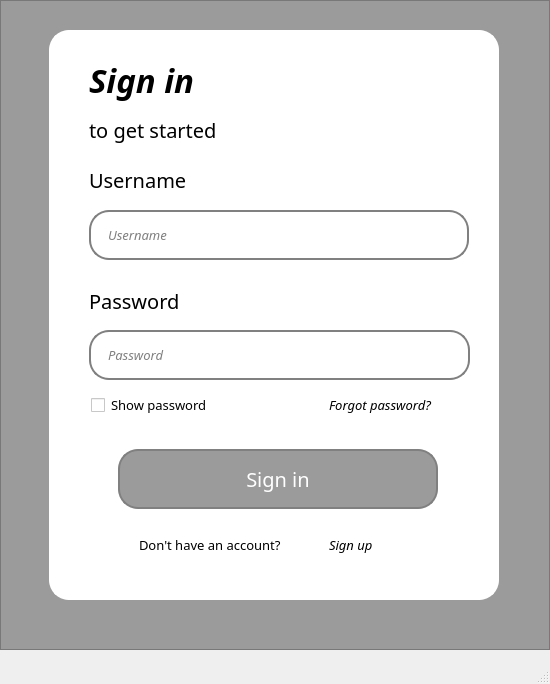
<?xml version="1.0" encoding="UTF-8"?>
<ui version="4.0">
 <class>MainWindow</class>
 <widget class="QMainWindow" name="MainWindow">
  <property name="geometry">
   <rect>
    <x>0</x>
    <y>0</y>
    <width>550</width>
    <height>684</height>
   </rect>
  </property>
  <property name="windowTitle">
   <string>MainWindow</string>
  </property>
  <widget class="QWidget" name="centralwidget">
   <widget class="QFrame" name="frame">
    <property name="geometry">
     <rect>
      <x>0</x>
      <y>0</y>
      <width>550</width>
      <height>650</height>
     </rect>
    </property>
    <property name="styleSheet">
     <string notr="true">background:#9b9b9b
</string>
    </property>
    <property name="frameShape">
     <enum>QFrame::StyledPanel</enum>
    </property>
    <property name="frameShadow">
     <enum>QFrame::Raised</enum>
    </property>
    <widget class="QFrame" name="frame_2">
     <property name="geometry">
      <rect>
       <x>49</x>
       <y>30</y>
       <width>450</width>
       <height>570</height>
      </rect>
     </property>
     <property name="font">
      <font>
       <family>Segoe UI Semibold</family>
      </font>
     </property>
     <property name="styleSheet">
      <string notr="true">background:#ffffff;
border-radius:20px;
border: 2px solid white

</string>
     </property>
     <property name="frameShape">
      <enum>QFrame::StyledPanel</enum>
     </property>
     <property name="frameShadow">
      <enum>QFrame::Raised</enum>
     </property>
     <widget class="QLabel" name="label">
      <property name="geometry">
       <rect>
        <x>40</x>
        <y>20</y>
        <width>170</width>
        <height>60</height>
       </rect>
      </property>
      <property name="font">
       <font>
        <family>Formula1 Display Regular</family>
        <pointsize>25</pointsize>
        <weight>75</weight>
        <italic>true</italic>
        <bold>true</bold>
       </font>
      </property>
      <property name="styleSheet">
       <string notr="true">border: 0px solid
</string>
      </property>
      <property name="text">
       <string>Sign in</string>
      </property>
     </widget>
     <widget class="QLabel" name="label_2">
      <property name="geometry">
       <rect>
        <x>40</x>
        <y>130</y>
        <width>110</width>
        <height>40</height>
       </rect>
      </property>
      <property name="font">
       <font>
        <family>Segoe UI Semilight</family>
        <pointsize>15</pointsize>
        <italic>false</italic>
       </font>
      </property>
      <property name="styleSheet">
       <string notr="true">border: 0px solid
</string>
      </property>
      <property name="text">
       <string>Username</string>
      </property>
     </widget>
     <widget class="QLineEdit" name="lineEdit">
      <property name="geometry">
       <rect>
        <x>40</x>
        <y>180</y>
        <width>380</width>
        <height>50</height>
       </rect>
      </property>
      <property name="font">
       <font>
        <family>Segoe UI Semilight</family>
        <pointsize>10</pointsize>
        <italic>true</italic>
       </font>
      </property>
      <property name="styleSheet">
       <string notr="true">border:2px solid grey;
padding-left:15px</string>
      </property>
      <property name="placeholderText">
       <string>Username</string>
      </property>
     </widget>
     <widget class="QLabel" name="label_3">
      <property name="geometry">
       <rect>
        <x>40</x>
        <y>80</y>
        <width>170</width>
        <height>40</height>
       </rect>
      </property>
      <property name="font">
       <font>
        <family>Segoe UI Semilight</family>
        <pointsize>15</pointsize>
       </font>
      </property>
      <property name="styleSheet">
       <string notr="true">border: 0px solid
</string>
      </property>
      <property name="text">
       <string>to get started</string>
      </property>
     </widget>
     <widget class="QLabel" name="label_4">
      <property name="geometry">
       <rect>
        <x>40</x>
        <y>250</y>
        <width>110</width>
        <height>41</height>
       </rect>
      </property>
      <property name="font">
       <font>
        <family>Segoe UI Semilight</family>
        <pointsize>15</pointsize>
       </font>
      </property>
      <property name="styleSheet">
       <string notr="true">border: 0px solid
</string>
      </property>
      <property name="text">
       <string>Password</string>
      </property>
     </widget>
     <widget class="QLineEdit" name="lineEdit_2">
      <property name="geometry">
       <rect>
        <x>40</x>
        <y>300</y>
        <width>381</width>
        <height>50</height>
       </rect>
      </property>
      <property name="font">
       <font>
        <family>Segoe UI Semilight</family>
        <pointsize>10</pointsize>
        <italic>true</italic>
       </font>
      </property>
      <property name="styleSheet">
       <string notr="true">border:2px solid grey;
padding-left:15px</string>
      </property>
      <property name="text">
       <string/>
      </property>
      <property name="echoMode">
       <enum>QLineEdit::PasswordEchoOnEdit</enum>
      </property>
      <property name="placeholderText">
       <string>Password</string>
      </property>
     </widget>
     <widget class="QLabel" name="label_5">
      <property name="geometry">
       <rect>
        <x>280</x>
        <y>360</y>
        <width>130</width>
        <height>30</height>
       </rect>
      </property>
      <property name="font">
       <font>
        <family>Segoe UI Semilight</family>
        <pointsize>10</pointsize>
        <weight>50</weight>
        <italic>true</italic>
        <bold>false</bold>
       </font>
      </property>
      <property name="styleSheet">
       <string notr="true">border: 0px solid
</string>
      </property>
      <property name="text">
       <string>Forgot password?</string>
      </property>
     </widget>
     <widget class="QLabel" name="label_6">
      <property name="geometry">
       <rect>
        <x>90</x>
        <y>500</y>
        <width>180</width>
        <height>30</height>
       </rect>
      </property>
      <property name="font">
       <font>
        <family>Segoe UI Semilight</family>
        <pointsize>10</pointsize>
       </font>
      </property>
      <property name="styleSheet">
       <string notr="true">border: 0px solid
</string>
      </property>
      <property name="text">
       <string>Don't have an account?</string>
      </property>
     </widget>
     <widget class="QLabel" name="label_7">
      <property name="geometry">
       <rect>
        <x>280</x>
        <y>500</y>
        <width>60</width>
        <height>30</height>
       </rect>
      </property>
      <property name="font">
       <font>
        <family>Segoe UI Semilight</family>
        <pointsize>10</pointsize>
        <weight>50</weight>
        <italic>true</italic>
        <bold>false</bold>
       </font>
      </property>
      <property name="styleSheet">
       <string notr="true">border: 0px solid
</string>
      </property>
      <property name="text">
       <string>Sign up</string>
      </property>
     </widget>
     <widget class="QPushButton" name="pushButton">
      <property name="geometry">
       <rect>
        <x>69</x>
        <y>419</y>
        <width>320</width>
        <height>60</height>
       </rect>
      </property>
      <property name="font">
       <font>
        <family>Segoe UI Semilight</family>
        <pointsize>15</pointsize>
       </font>
      </property>
      <property name="styleSheet">
       <string notr="true">border:2px solid grey; 
background:#9b9b9b;
color:#ffffff</string>
      </property>
      <property name="text">
       <string>Sign in</string>
      </property>
     </widget>
     <widget class="QCheckBox" name="ShowPassword">
      <property name="geometry">
       <rect>
        <x>40</x>
        <y>360</y>
        <width>150</width>
        <height>30</height>
       </rect>
      </property>
      <property name="font">
       <font>
        <family>Segoe UI Semilight</family>
        <pointsize>10</pointsize>
       </font>
      </property>
      <property name="text">
       <string>Show password</string>
      </property>
     </widget>
     <zorder>label</zorder>
     <zorder>label_2</zorder>
     <zorder>lineEdit</zorder>
     <zorder>label_3</zorder>
     <zorder>label_4</zorder>
     <zorder>label_5</zorder>
     <zorder>label_6</zorder>
     <zorder>label_7</zorder>
     <zorder>pushButton</zorder>
     <zorder>lineEdit_2</zorder>
     <zorder>ShowPassword</zorder>
    </widget>
   </widget>
  </widget>
  <widget class="QMenuBar" name="menubar">
   <property name="geometry">
    <rect>
     <x>0</x>
     <y>0</y>
     <width>550</width>
     <height>26</height>
    </rect>
   </property>
  </widget>
  <widget class="QStatusBar" name="statusbar"/>
 </widget>
 <resources/>
 <connections/>
</ui>
